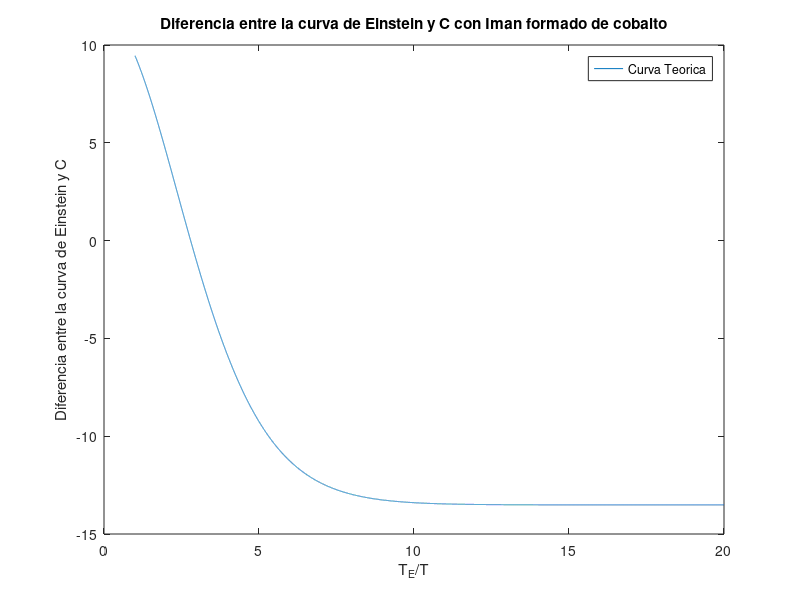

This figure's MATLAB source:
clear all; close all;
x = 1:0.001:20; 
R = 8.31446261815324; T = 185; % constante de los gases ideales R y temperatura promedio
c = 13.512; % <---------- SELECCIONAR calor especifico molar 
y =3*R*(x.^2).*((exp(x))./((exp(x)-1).^2)) - c;
plot (x,y); plot (x,y); xlabel('T_{E}/T'); ylabel('Diferencia entre la curva de Einstein y C'); legend('Curva Teorica'); title('Diferencia entre la curva de Einstein y C con Iman formado de cobalto')
print -djpeg -r100 temperaturaimancobalto.jpg
i = 1; n = 1; mj0(1) = 0; mn0(1) = 0;
while (y(i)>0)
  mj0(i) = x(i);
  i = i+1;
end
x(i-1)
y(i-1)
x(i)
y(i)
precision = 0.5*(y(i-1) - y(i))
xmed = 0.5*(x(i)+x(i-1))
TE = (0.5*(x(i)+x(i-1)))*T  
deltaTE = (xmed - x(i-1))*T
